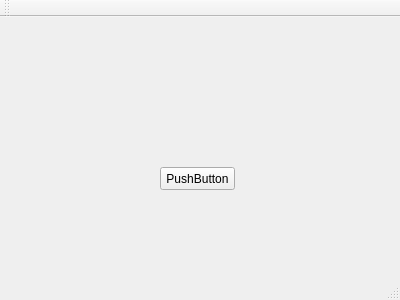
<?xml version="1.0" encoding="UTF-8"?>
<ui version="4.0">
 <class>MainWindow</class>
 <widget class="QMainWindow" name="MainWindow">
  <property name="geometry">
   <rect>
    <x>0</x>
    <y>0</y>
    <width>400</width>
    <height>300</height>
   </rect>
  </property>
  <property name="windowTitle">
   <string>MainWindow</string>
  </property>
  <widget class="QWidget" name="centralWidget">
   <widget class="QPushButton" name="pushButton">
    <property name="geometry">
     <rect>
      <x>160</x>
      <y>150</y>
      <width>75</width>
      <height>23</height>
     </rect>
    </property>
    <property name="text">
     <string>PushButton</string>
    </property>
   </widget>
   <widget class="QLabel" name="label">
    <property name="geometry">
     <rect>
      <x>116</x>
      <y>70</y>
      <width>171</width>
      <height>31</height>
     </rect>
    </property>
    <property name="font">
     <font>
      <pointsize>14</pointsize>
     </font>
    </property>
    <property name="text">
     <string/>
    </property>
    <property name="alignment">
     <set>Qt::AlignCenter</set>
    </property>
   </widget>
  </widget>
  <widget class="QMenuBar" name="menuBar">
   <property name="geometry">
    <rect>
     <x>0</x>
     <y>0</y>
     <width>400</width>
     <height>21</height>
    </rect>
   </property>
  </widget>
  <widget class="QToolBar" name="mainToolBar">
   <attribute name="toolBarArea">
    <enum>TopToolBarArea</enum>
   </attribute>
   <attribute name="toolBarBreak">
    <bool>false</bool>
   </attribute>
  </widget>
  <widget class="QStatusBar" name="statusBar"/>
 </widget>
 <layoutdefault spacing="6" margin="11"/>
 <resources/>
 <connections/>
</ui>
